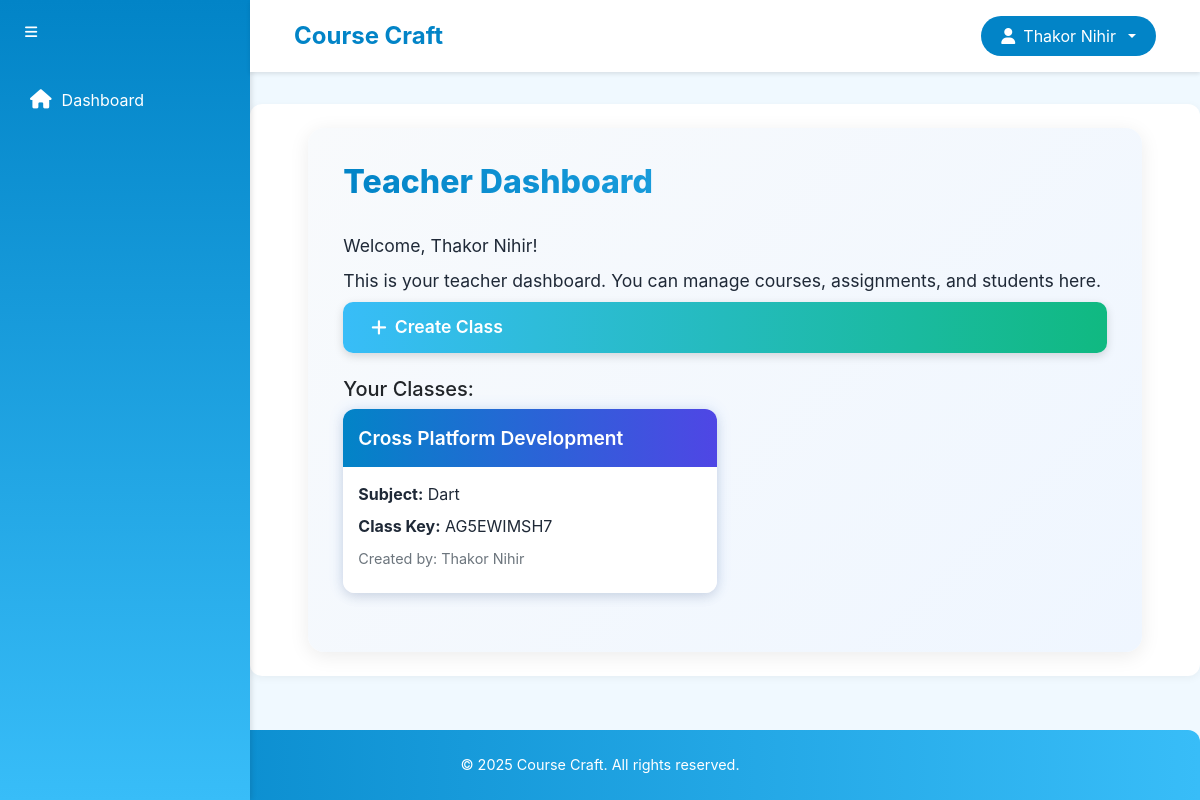
The page /teacher/dashboard/ (signed in) on the database its author committed.
### account/models.py (models this page shows, shortened)
class User(AbstractBaseUser, PermissionsMixin):
    username = models.CharField(max_length=150, unique=True)
    full_name = models.CharField(max_length=255)
    date_of_birth = models.DateField()
    email = models.EmailField(unique=True)
    is_teacher = models.IntegerField(default=0)  # 0 for student, 1 for teacher
    created_at = models.DateTimeField(default=timezone.now)
    is_active = models.BooleanField(default=True)
    is_staff = models.BooleanField(default=False)
    objects = UserManager()
    USERNAME_FIELD = 'username'
    REQUIRED_FIELDS = ['email', 'full_name', 'date_of_birth']

### teacher/models.py (models this page shows, shortened)
class Classroom(models.Model):
    class_name = models.CharField(max_length=100)
    subject = models.CharField(max_length=100)
    class_key = models.CharField(max_length=10, unique=True)
    description = models.TextField(blank=True)
    teacher = models.ForeignKey(User, on_delete=models.CASCADE, related_name='classes')
    created_at = models.DateTimeField(auto_now_add=True)

### teacher/views.py (the view)
# urls.py: path('dashboard/', views.dashboard, name='dashboard'),
@login_required
def dashboard(request):
    if not request.user.is_teacher:
        return redirect('student:dashboard')
    classes = request.user.classes.all()
    return render(request, 'teacher/dashboard.html', {'classes': classes})

### templates/teacher/dashboard.html (shortened to what this page needs)
{% extends 'teacher/base.html' %}
{% block content %}
<div class="dashboard-container">
    <h2 class="dashboard-header">Teacher Dashboard</h2>
    <p class="welcome-text">Welcome, {{ user.full_name }}!</p>
    <p class="welcome-text">This is your teacher dashboard. You can manage courses, assignments, and students here.</p>
    <a href="{% url 'teacher:create_class' %}" class="btn create-class-btn">
        <i class="fas fa-plus"></i> Create Class
    </a>
    <div class="mt-4">
        <h5>Your Classes:</h5>
        <div class="row row-cols-2 g-3">
            {% for class in classes %}
            <div class="col">
                <a href="{% url 'teacher:class_detail' class.id %}" class="class-card-link">
                    <div class="class-card">
                        <div class="class-card-header class-color-{% cycle '1' '2' '3' '4' '5' '6' %}">
                            {{ class.class_name }}
                        </div>
                        <div class="class-card-body">
                            <p><strong>Subject:</strong> {{ class.subject }}</p>
                            <p><strong>Class Key:</strong> {{ class.class_key }}</p>
                            <p><small>Created by: {{ class.teacher.full_name }}</small></p>
                        </div>
                    </div>
                </a>
            </div>
            {% empty %}
            <p class="text-muted">You haven't created any classes yet.</p>
            {% endfor %}
        </div>
    </div>
</div>
{% endblock %}

### templates/teacher/base.html (shortened to what this page needs)
<!DOCTYPE html>
<html lang="en">
<head>
    <link href="https://cdn.jsdelivr.net/npm/bootstrap@5.3.3/dist/css/bootstrap.min.css" rel="stylesheet">
    <link href="https://cdnjs.cloudflare.com/ajax/libs/font-awesome/6.4.2/css/all.min.css" rel="stylesheet">
</head>
<body>
    <div class="bg-primary text-white position-fixed h-100 sidebar" id="sidebar">
        <button class="btn btn-sm text-white mt-3 ms-3" onclick="toggleSidebar()">
            <i class="fas fa-bars"></i>
        </button>
        <nav class="nav flex-column mt-4">
            <a class="nav-link" href="{% url 'dashboard' %}"><i class="fas fa-home"></i><span>Dashboard</span></a>
        </nav>
    </div>
    <div class="main-content" id="mainContent">
        <nav class="navbar navbar-expand-lg navbar-light bg-light">
            <div class="container-fluid justify-content-between">
                <span class="navbar-brand mb-0 h1">Course Craft</span>
                <div class="dropdown">
                    <button class="btn btn-secondary dropdown-toggle" type="button" id="userDropdown" data-bs-toggle="dropdown" aria-expanded="false">
                        <i class="fas fa-user"></i>
                        <span>{{ user.full_name }}</span>
                    </button>
                </div>
            </div>
        </nav>
        <main class="container py-4">
            {% block content %}{% endblock %}
        </main>
    </div>
    <footer class="mt-auto">
        © 2025 Course Craft. All rights reserved.
    </footer>
</body>
</html>

### templates/teacher/base.html (style rules this page uses)
:root { --primary-blue: #0284c7; --secondary-blue: #38bdf8; --light-blue: #e0f2fe; --text-color: #1f2937; }
body { min-height: 100vh; display: flex; flex-direction: column; font-family: 'Inter', -apple-system, BlinkMacSystemFont, sans-serif; background-color: #f0f9ff; }
.sidebar { width: 250px; transition: width 0.3s ease-in-out; background: linear-gradient(180deg, var(--primary-blue), var(--secondary-blue)); box-shadow: 2px 0 5px rgba(0,0,0,0.1); }
.sidebar .nav-link { color: white; padding: 12px 20px; border-radius: 8px; margin: 5px 10px; transition: all 0.3s ease; display: flex; align-items: center; gap: 10px; }
.sidebar .nav-link i { font-size: 1.2rem; }
.main-content { flex-grow: 1; margin-left: 250px; transition: margin-left 0.3s ease-in-out; }
.navbar { background: white !important; box-shadow: 0 2px 4px rgba(0,0,0,0.1); padding: 1rem 2rem; }
.navbar-brand { font-weight: 700; color: var(--primary-blue) !important; font-size: 1.5rem; }
.dropdown-toggle { background: var(--primary-blue) !important; border: none; border-radius: 25px; padding: 8px 20px; transition: all 0.3s ease; display: flex; align-items: center; gap: 8px; color: white; }
main { background: white; border-radius: 12px; box-shadow: 0 2px 8px rgba(0,0,0,0.05); margin: 2rem; padding: 2rem; }
footer { background: linear-gradient(90deg, var(--primary-blue), var(--secondary-blue)); color: white; padding: 1.5rem; text-align: center; font-size: 0.9rem; border-top-left-radius: 12px; border-top-right-radius: 12px; }

### templates/teacher/dashboard.html (style rules this page uses)
.dashboard-container { max-width: 90%; margin: 0 auto; padding: 35px; background: linear-gradient(135deg, #f8fafc, #eff6ff); border-radius: 16px; box-shadow: 0 4px 20px rgba(0, 0, 0, 0.08); animation: fadeIn 0.6s ease-out; }
.dashboard-header { color: var(--text-color, #1f2937); font-weight: 800; font-size: 2rem; margin-bottom: 2rem; background: linear-gradient(90deg, var(--primary-blue, #1e3a8a), var(--secondary-blue, #3b82f6)); -webkit-background-clip: text; -webkit-text-fill-color: transparent; }
.welcome-text { color: var(--text-color, #1f2937); font-size: 1.1rem; margin-bottom: 0.5rem; }
.create-class-btn { background: linear-gradient(90deg, var(--secondary-blue, #3b82f6), #10b981); border: none; padding: 12px 28px; font-size: 1.1rem; font-weight: 600; border-radius: 10px; color: white; display: flex; align-items: center; gap: 8px; transition: background 0.3s ease, transform 0.3s ease, box-shadow 0.3s ease; box-shadow: 0 3px 10px rgba(0, 0, 0, 0.15); }
.class-card { background: white; border-radius: 12px; box-shadow: 0 4px 12px rgba(0, 0, 0, 0.1), 0 0 15px rgba(59, 130, 246, 0.15); transition: transform 0.3s ease, box-shadow 0.3s ease; overflow: hidden; position: relative; margin-bottom: 1.5rem; }
.class-card-header { padding: 15px; color: white; font-weight: 600; font-size: 1.2rem; position: relative; overflow: hidden; }
.class-card-header::after { content: ''; position: absolute; top: 0; left: -100%; width: 100%; height: 100%; background: linear-gradient(90deg, transparent, rgba(255, 255, 255, 0.2), transparent); transition: left 0.5s ease; }
.class-card-body { padding: 15px; background-color: #fff; }
.class-card-body p { margin-bottom: 0.5rem; color: var(--text-color, #1f2937); font-size: 1rem; }
.class-card-body small { color: #6c757d; font-size: 0.9rem; }
.class-color-1 { background: linear-gradient(90deg, var(--primary-blue, #1e3a8a), #4f46e5); }
.class-card-link { color: inherit; display: block; text-decoration: none; }

### rows shown on the page
User: full_name "Thakor Nihir"
Classroom: class_name "Cross Platform Development", subject "Dart", class_key "AG5EWIMSH7", teacher.full_name "Thakor Nihir"
